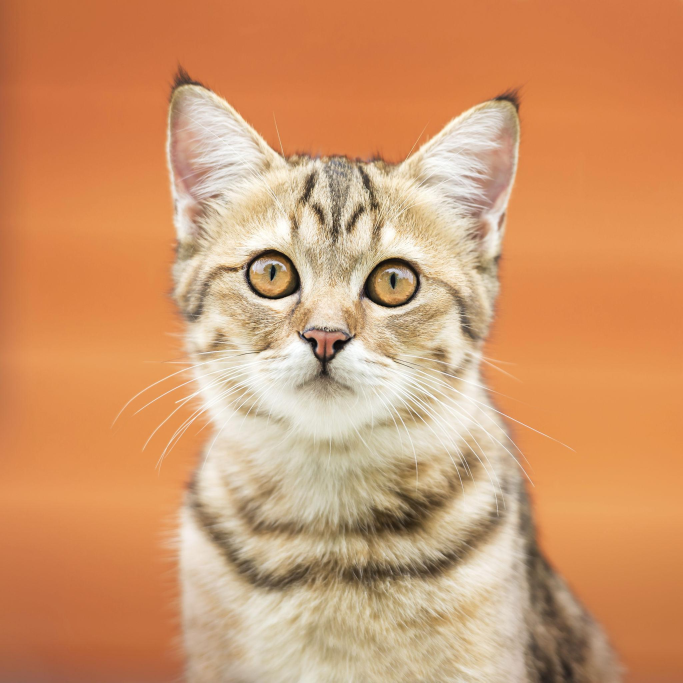
#> input picture img1.jpg, 2048 x 2048 px (shown at 1/3 size)
$ python Assignment.py
#> lines starting #> are read from the running program, lines starting #| are printed output that depends on the picture
import cv2
import matplotlib.pyplot as plt

image1 = cv2.imread('img1.jpg')
#> image1 is the input picture: shape (2048, 2048, 3); mean B, G, R 107.7, 151.7, 208.9

image_rgb = cv2.cvtColor(image1, cv2.COLOR_BGR2RGB)

plt.imshow(image_rgb)
plt.axis('off')
plt.title('Original Image')
plt.show()

print('Image shape:', image_rgb.shape)
#| Image shape: (2048, 2048, 3)

pixel_value = image1[100, 100]
#> pixel_value = [60, 106, 194]
print('Pixel value at (100,100):', pixel_value)
#| Pixel value at (100,100): [ 60 106 194]

gray_image = cv2.cvtColor(image1, cv2.COLOR_BGR2GRAY)
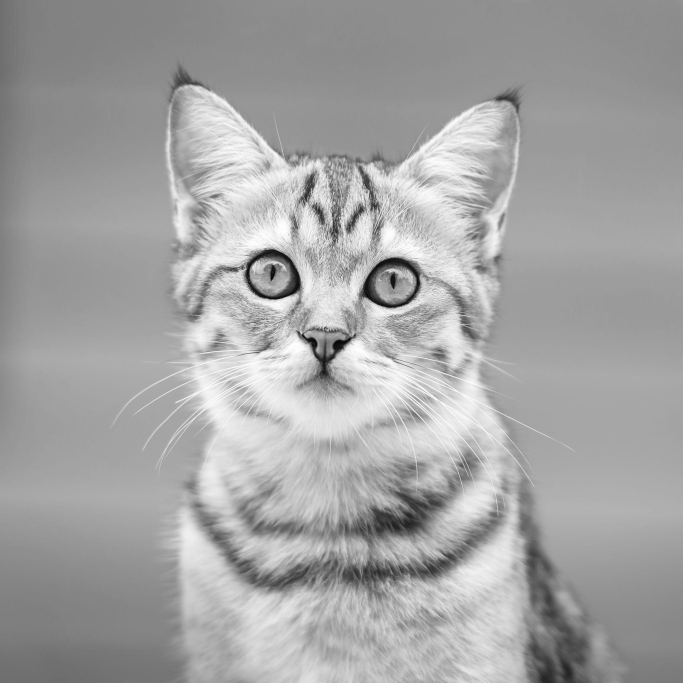
#> gray_image: shape (2048, 2048) (shown at 1/3 size); min 1, max 255, mean 163.8

print('Grayscale Image shape:', gray_image.shape)
#| Grayscale Image shape: (2048, 2048)

plt.imshow(gray_image, cmap='gray')
plt.axis('off')
plt.title('Gray Scale Image')
plt.show()

resize = cv2.resize(image_rgb, (300, 300))
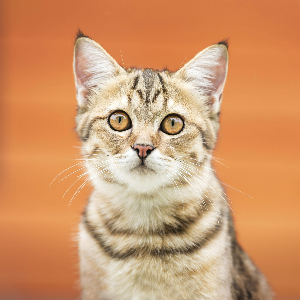
#> resize: shape (300, 300, 3); mean R, G, B 208.8, 151.6, 107.6

plt.imshow(resize)
plt.axis('off')
plt.title('Resized Image (300 x 300)')
plt.show()

crop = image_rgb[100:400, 100:400]
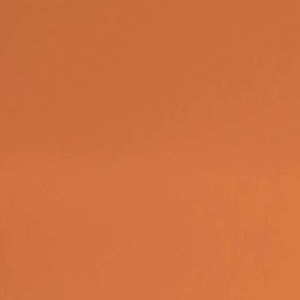
#> crop: shape (300, 300, 3); mean R, G, B 206.8, 113.6, 65.3

plt.imshow(crop)
plt.axis('off')
plt.title('Cropped Image')
plt.show()

cv2.imwrite('gray_output.jpg', gray_image)

print('Grayscale image saved as gray_output.jpg')
